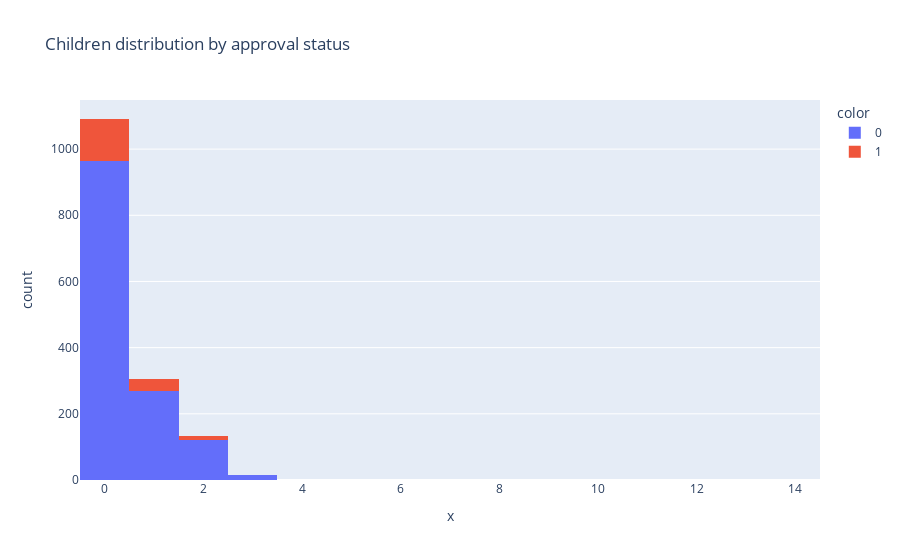

Notebook code cell kept with this figure:
### Code cell
plt.figure(figsize = (8,6))
fig = px.histogram(  x = df['CHILDREN'] ,title = "Children distribution by approval status", color = df['Approved_status'] )
fig.show()

### Figure 1 — Plotly figure (JSON) as saved in the notebook; plotly's stock layout.template omitted (floating-point values rounded to 4 significant figures; data arrays with more than 128 entries replaced by an {"elided": "..."} marker saying what was removed)
{"data": [{"alignmentgroup": "True", "bingroup": "x", "hovertemplate": "color=0<br>x=%{x}<br>count=%{y}<extra></extra>", "legendgroup": "0", "marker": {"color": "#636efa", "pattern": {"shape": ""}}, "name": "0", "offsetgroup": "0", "orientation": "v", "showlegend": true, "type": "histogram", "x": {"elided": "1373 int values"}, "xaxis": "x", "yaxis": "y"}, {"alignmentgroup": "True", "bingroup": "x", "hovertemplate": "color=1<br>x=%{x}<br>count=%{y}<extra></extra>", "legendgroup": "1", "marker": {"color": "#EF553B", "pattern": {"shape": ""}}, "name": "1", "offsetgroup": "1", "orientation": "v", "showlegend": true, "type": "histogram", "x": {"elided": "175 int values"}, "xaxis": "x", "yaxis": "y"}], "layout": {"barmode": "relative", "legend": {"title": {"text": "color"}, "tracegroupgap": 0}, "title": {"text": "Children distribution by approval status"}, "xaxis": {"anchor": "y", "domain": [0, 1], "title": {"text": "x"}}, "yaxis": {"anchor": "x", "domain": [0, 1], "title": {"text": "count"}}}}
